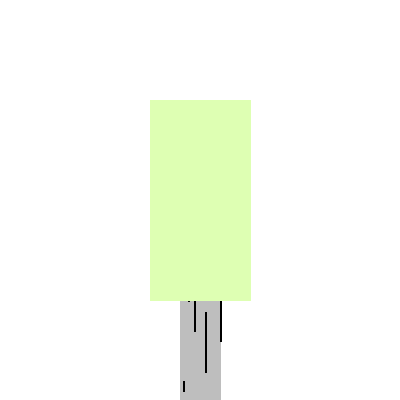

Here is the Python script that generated this plot:
import random
from PIL import Image, ImageDraw

image = Image.new("RGBA", (400, 400), (255, 255, 255, 0))
draw = ImageDraw.Draw(image)

tronc = "#bebebe"
feuille = "#deffb3"
égratignure = "black"

# Tronc plus haut et plus mince
tronc_x1, tronc_y1 = 180, 200
tronc_x2, tronc_y2 = 220, 400
draw.rectangle((tronc_x1, tronc_y1, tronc_x2, tronc_y2), fill=tronc)

# Ajouter des égratignures aléatoires sur le tronc
for _ in range(5):  # Ajouter 5 égratignures
    x = random.randint(tronc_x1, tronc_x2)  # Coordonnée x aléatoire à l'intérieur du tronc
    y1 = random.randint(tronc_y1, tronc_y2 - 10)  # Coordonnée y1 aléatoire à l'intérieur du tronc
    y2 = random.randint(y1 + 10, tronc_y2)  # Coordonnée y2 aléatoire à l'intérieur du tronc
    draw.line((x, y1, x, y2), fill=égratignure, width=2)  # Dessiner une ligne verticale pour représenter une égratignure

# Feuilles plus hautes et plus minces
draw.rectangle((150, 100, 250, 300), fill=feuille)

image.save("bouleaujaune-printemps.png")
